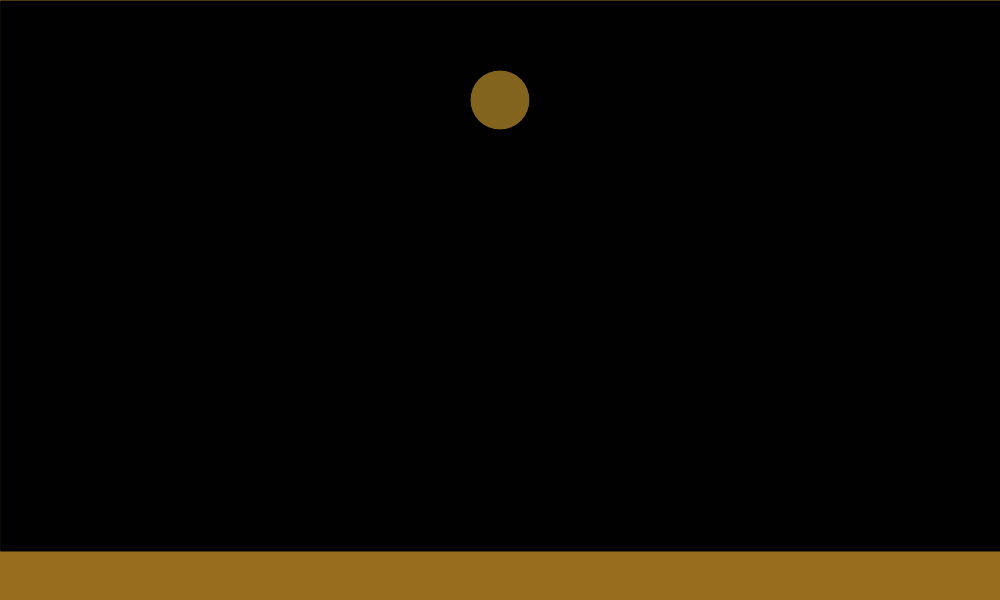
Frame 1 (no input)
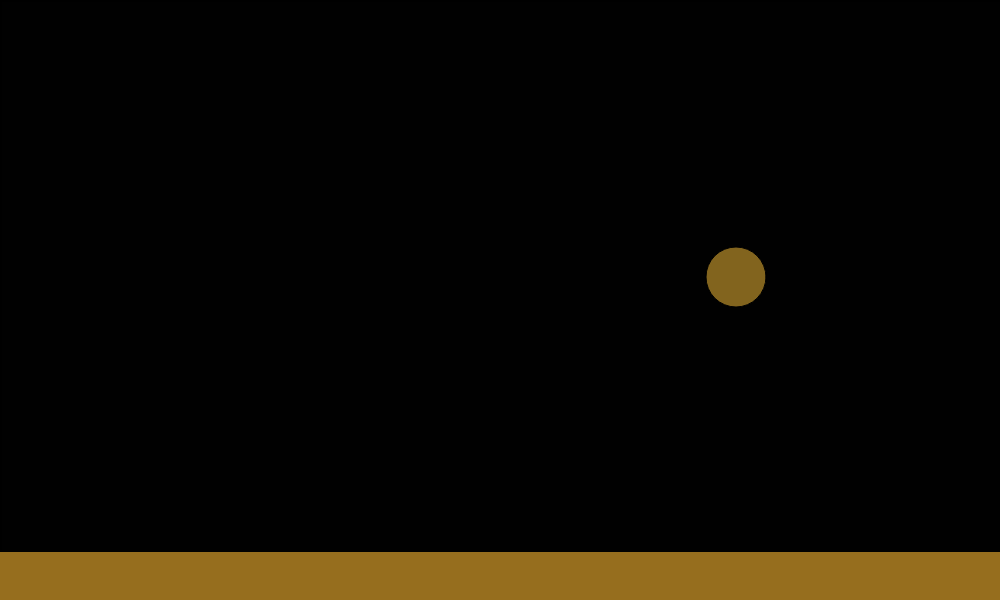
Frame 60 (no input)
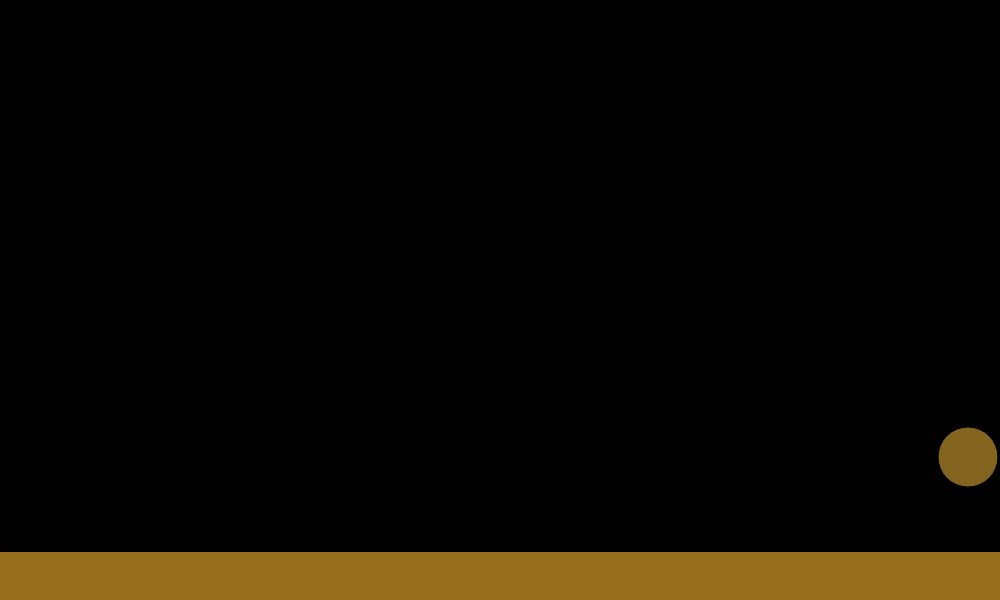
Frame 120 (the mouse pressed at the canvas centre since frame 60)

The p5.js sketch that drew these frames (run headless with seeded random() and noise() and a simulated clock; from frame 60 on, the mouse is pressed at the canvas centre):

// p5.js sketch
// ── sketch.js
//Block Defense//
//Defend the ground with Blocks by right clicking//

let x = 500;
let y = 100;
let W = 4;
let L = 3;

function setup() {
  createCanvas(1000, 600);
  background(150,110,30)
}
function draw(){
  fill (1,1,1)
  rect(1,1,1000,550);
  fill(130,100,30)
  circle(x, y, 30 * 2);
  // Move the circle
  x = x + W;
  y = y + L;
  
  // Bounce off left or right edge
  if (x + 30 > width || x - 30 < 0) {
    W = W * -1;
  }
  // Bounce off top or bottom edge
  else if (y + 30 > height-50 || y - 30 < 0) {
    L = L * -1;
  }
}
function drawbouncer(x,y){
  fill(1000,1000,1000)
  rect(mouseX, mouseY, 100, 40);
}
function mousePressed(){
drawbouncer(mouseX,mouseY)
}
